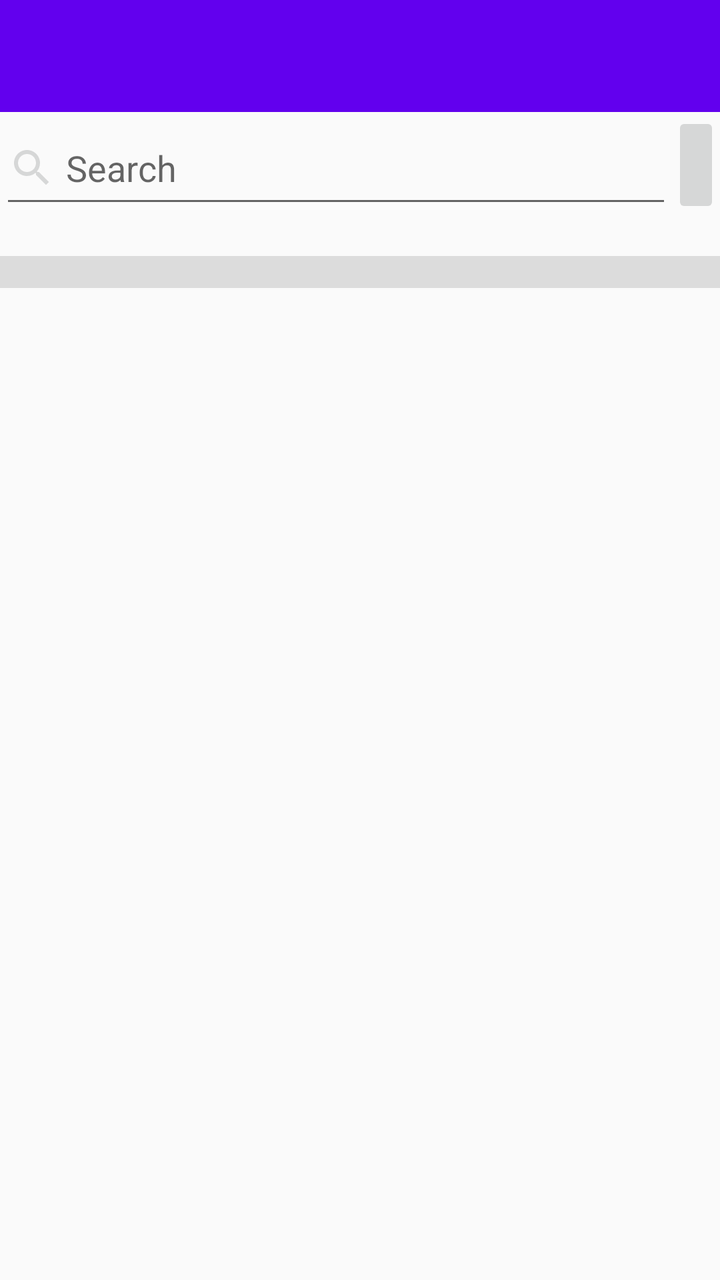
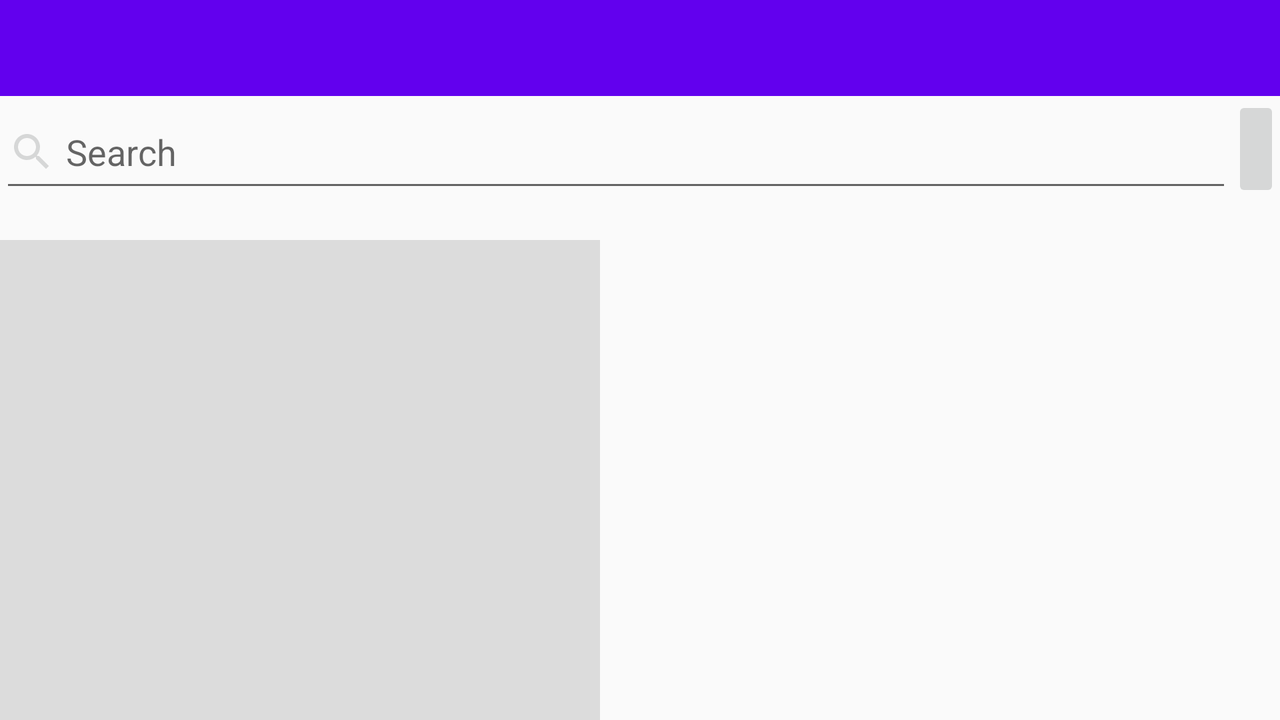

One screen, two layout resources from the same app: the default and the repository's alternative for another configuration. Each is rendered where Android would select it; the XML of both is given below.
<!-- AndroidManifest.xml: application theme AppTheme -->
<!-- res/layout/bbc_first_activity.xml -->
<?xml version="1.0" encoding="utf-8"?>
<LinearLayout xmlns:android="http://schemas.android.com/apk/res/android"
    xmlns:tools="http://schemas.android.com/tools"
    android:layout_width="match_parent"
    android:layout_height="match_parent"
    android:id="@+id/linearLayout"
    xmlns:app="http://schemas.android.com/apk/res-auto"
    android:orientation="vertical">

    <androidx.appcompat.widget.Toolbar
        android:id="@+id/toolbar"
        android:layout_width="match_parent"
        android:layout_height="wrap_content"
        android:background="?attr/colorPrimary"
        android:minHeight="?attr/actionBarSize"
        android:theme="?attr/actionBarTheme" />


    <LinearLayout
        android:layout_width="match_parent"
        android:layout_height="53dp"
        android:orientation="horizontal">

        <EditText
            android:id="@+id/searchEditText"
            android:layout_width="0dp"
            android:layout_height="match_parent"
            android:drawableStart="@drawable/ic_search"
            android:drawablePadding="5dp"
            android:hint="@string/search"
            android:layout_weight="1"/>

        <ImageButton
            android:id="@+id/favoriteBtn"
            android:layout_width="wrap_content"
            android:layout_height="match_parent"
            android:layout_gravity="end"
            app:srcCompat="@drawable/ic_favorite_color" />
    </LinearLayout>

    <ProgressBar
        android:id="@+id/progressBar"
        style="?android:attr/progressBarStyleHorizontal"
        android:layout_width="match_parent"
        android:layout_height="wrap_content"
        android:visibility="invisible" />


    <androidx.recyclerview.widget.RecyclerView
        android:id="@+id/recyclerView"
        android:layout_width="match_parent"
        android:layout_height="wrap_content"
        android:layout_marginTop="3dp"
        android:background="#DCDCDC"
        android:padding="8dp"
        android:scrollbars="vertical"
        tools:ignore="NotSibling" />
</LinearLayout>
<!-- resources referenced by this layout -->
<resources>
  <!-- drawable ic_search (drawable) -->
  <vector android:height="24dp" android:tint="#d6d7d7"
  android:viewportHeight="24.0" android:viewportWidth="24.0"
  android:width="24dp" xmlns:android="http://schemas.android.com/apk/res/android">
  <path android:fillColor="#FF000000" android:pathData="M15.5,14h-0.79l-0.28,-0.27C15.41,12.59 16,11.11 16,9.5 16,5.91 13.09,3 9.5,3S3,5.91 3,9.5 5.91,16 9.5,16c1.61,0 3.09,-0.59 4.23,-1.57l0.27,0.28v0.79l5,4.99L20.49,19l-4.99,-5zM9.5,14C7.01,14 5,11.99 5,9.5S7.01,5 9.5,5 14,7.01 14,9.5 11.99,14 9.5,14z"/>
  </vector>
  <string name="search">Search</string>
  <style name="AppTheme" parent="Theme.AppCompat.Light.DarkActionBar">
          
          <item name="colorPrimary">@color/colorPrimary</item>
          <item name="colorPrimaryDark">@color/colorPrimaryDark</item>
          <item name="colorAccent">@color/colorAccent</item>
          <item name="windowActionBar">false</item>
          <item name="windowNoTitle">true</item>
      </style>
</resources>
<!-- res/layout-land/bbc_first_activity.xml (the repository's variant of the layout above) -->
<!-- drawn on the phone turned sideways -->
<?xml version="1.0" encoding="utf-8"?>
<LinearLayout xmlns:android="http://schemas.android.com/apk/res/android"
    xmlns:app="http://schemas.android.com/apk/res-auto"
    xmlns:tools="http://schemas.android.com/tools"
    android:id="@+id/linearLayout"
    android:layout_width="match_parent"
    android:layout_height="match_parent"
    android:orientation="vertical">

    <androidx.appcompat.widget.Toolbar
        android:id="@+id/toolbar"
        android:layout_width="match_parent"
        android:layout_height="wrap_content"
        android:background="?attr/colorPrimary"
        android:minHeight="?attr/actionBarSize"
        android:theme="?attr/actionBarTheme" />


    <LinearLayout
        android:layout_width="match_parent"
        android:layout_height="53dp"
        android:orientation="horizontal">

        <EditText
            android:id="@+id/searchEditText"
            android:layout_width="0dp"
            android:layout_height="match_parent"
            android:drawableStart="@drawable/ic_search"
            android:drawablePadding="5dp"
            android:hint="@string/search"
            android:layout_weight="1"/>

        <ImageButton
            android:id="@+id/favoriteBtn"
            android:layout_width="wrap_content"
            android:layout_height="match_parent"
            android:layout_gravity="end"
            app:srcCompat="@drawable/ic_favorite_color" />
    </LinearLayout>

    <ProgressBar
        android:id="@+id/progressBar"
        style="?android:attr/progressBarStyleHorizontal"
        android:layout_width="match_parent"
        android:layout_height="wrap_content"
        android:visibility="invisible" />


    <LinearLayout
        android:layout_width="match_parent"
        android:layout_height="match_parent"
        android:orientation="horizontal">

        <androidx.recyclerview.widget.RecyclerView
            android:id="@+id/recyclerView"
            android:layout_width="300dp"
            android:layout_height="match_parent"
            android:layout_marginTop="3dp"
            android:background="#DCDCDC"
            android:padding="8dp"
            android:scrollbars="vertical"
            tools:ignore="NotSibling" />

        <FrameLayout
            android:id="@+id/frameLayout"
            android:layout_width="match_parent"
            android:layout_height="match_parent" />
    </LinearLayout>
</LinearLayout>
